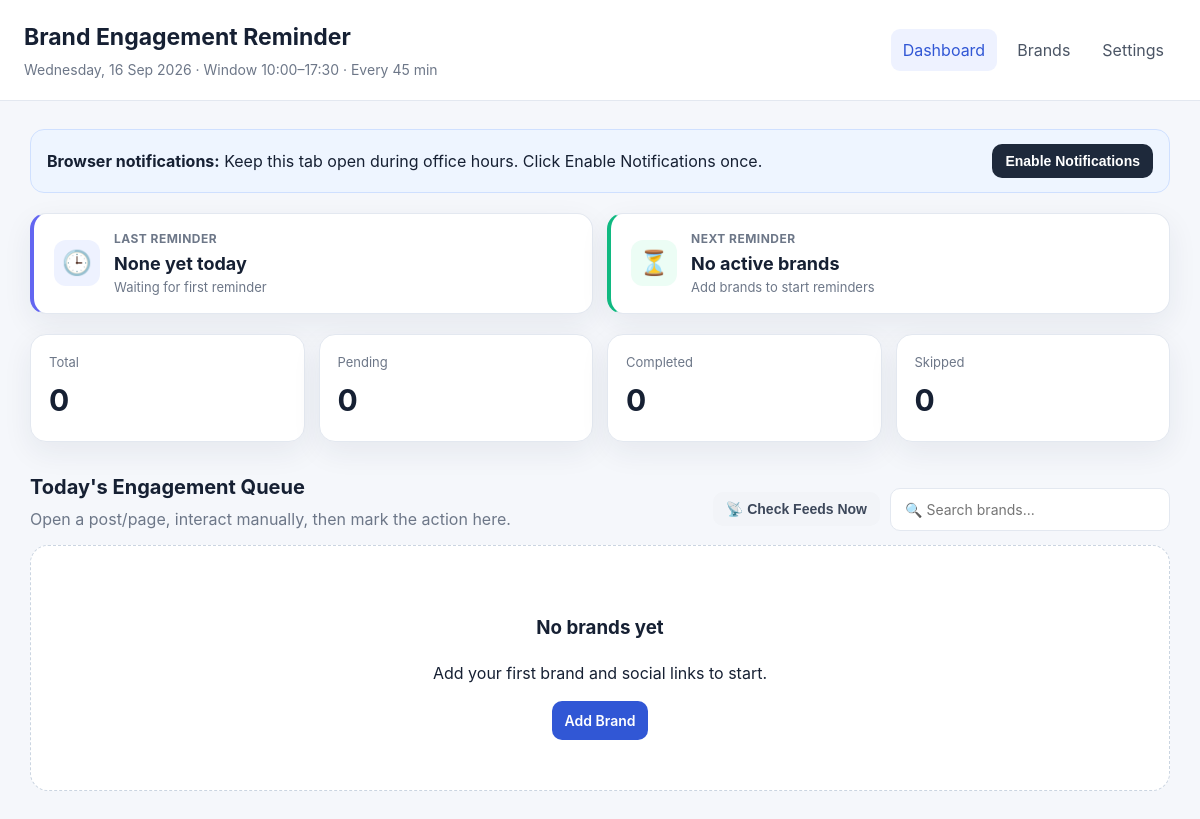
The page / on the database its author committed.
### tables this page shows
CREATE TABLE IF NOT EXISTS settings (
    id TINYINT UNSIGNED PRIMARY KEY,
    window_start TIME NOT NULL DEFAULT '10:00:00',
    window_end TIME NOT NULL DEFAULT '17:30:00',
    reminder_interval_minutes INT UNSIGNED NOT NULL DEFAULT 45,
    browser_poll_seconds INT UNSIGNED NOT NULL DEFAULT 60,
    last_global_reminder_at DATETIME NULL,
    updated_at DATETIME NULL DEFAULT NULL ON UPDATE CURRENT_TIMESTAMP
);

### config.php (called while the page is built, shortened)
<?php
function e(?string $value): string
{
    return htmlspecialchars((string)$value, ENT_QUOTES, 'UTF-8');
}
function getSettings(PDO $pdo): array
{
    $stmt = $pdo->query("SELECT * FROM settings WHERE id = 1 LIMIT 1");
    $settings = $stmt->fetch();
    return $settings;
}

### index.php (the view, shortened to what this page needs)
<?php
require __DIR__ . '/config.php';
$pdo = db();
$settings = getSettings($pdo);
$summaryStmt = $pdo->prepare("SELECT
    COUNT(*) AS total,
    COALESCE(SUM(d.status = 'completed'), 0) AS completed,
    COALESCE(SUM(d.status = 'pending'), 0) AS pending,
    COALESCE(SUM(d.status = 'skipped'), 0) AS skipped
    FROM daily_engagements d
    INNER JOIN brands b ON b.id = d.brand_id
    WHERE d.engagement_date = :today AND b.status = 1");
$summaryStmt->execute(['today' => today()]);
$summary = $summaryStmt->fetch();
$tasksStmt = $pdo->prepare("SELECT d.*, b.name, b.latest_post_url, b.rss_feed_url, b.notes,
        p.title AS tracked_post_title, p.post_url AS tracked_post_url, p.published_at AS tracked_post_published_at,
        s.platform AS tracked_post_platform
    FROM daily_engagements d
    INNER JOIN brands b ON b.id = d.brand_id
    LEFT JOIN brand_posts p ON p.id = (
        SELECT bp.id FROM brand_posts bp WHERE bp.brand_id = b.id ORDER BY bp.published_at DESC, bp.id DESC LIMIT 1
    )
    LEFT JOIN social_links s ON s.id = p.social_link_id
    WHERE d.engagement_date = :today AND b.status = 1
    ORDER BY FIELD(d.status, 'pending','completed','skipped'), b.name ASC");
$tasksStmt->execute(['today' => today()]);
$tasks = $tasksStmt->fetchAll();
$lastRemindedStmt = $pdo->prepare("SELECT d.last_reminded_at, b.name
    FROM daily_engagements d
    INNER JOIN brands b ON b.id = d.brand_id
    WHERE d.engagement_date = :today AND b.status = 1 AND d.last_reminded_at IS NOT NULL
    ORDER BY d.last_reminded_at DESC
    LIMIT 1");
$lastRemindedStmt->execute(['today' => today()]);
$lastReminded = $lastRemindedStmt->fetch();
if ($lastReminded) {
    $lastRemindedTs = strtotime($lastReminded['last_reminded_at']);
    $lastReminderTitle = date('h:i A', $lastRemindedTs) . ' · ' . $lastReminded['name'];
    $minsAgo = max(0, round((time() - $lastRemindedTs) / 60));
    $lastReminderSubtitle = ($minsAgo === 0 ? 'Just now' : ($minsAgo < 60 ? $minsAgo . ' min ago' : round($minsAgo / 60, 1) . ' hr ago'));
} elseif (!empty($settings['last_global_reminder_at']) && date('Y-m-d', strtotime($settings['last_global_reminder_at'])) === today()) {
    $lastRemindedTs = strtotime($settings['last_global_reminder_at']);
    $lastReminderTitle = date('h:i A', $lastRemindedTs);
    $lastReminderSubtitle = 'Earlier today';
} else {
    $lastReminderTitle = 'None yet today';
    $lastReminderSubtitle = 'Waiting for first reminder';
}
$nowTime = date('H:i:s');
$windowStart = $settings['window_start'];
$windowEnd = $settings['window_end'];
$pendingCount = (int)$summary['pending'];
$nextTargetTimestamp = null;
$nextStatus = 'active';
if ($pendingCount === 0) {
    if ((int)$summary['total'] === 0) {
        $nextReminderTitle = 'No active brands';
        $nextReminderSubtitle = 'Add brands to start reminders';
    } else {
        $nextReminderTitle = 'All completed! 🎉';
        $nextReminderSubtitle = 'All pending tasks done for today';
    }
    $nextStatus = 'completed';
} elseif ($nowTime < $windowStart) {
    $nextTargetTimestamp = strtotime(today() . ' ' . $windowStart);
    $nextReminderTitle = date('h:i A', $nextTargetTimestamp);
    $nextReminderSubtitle = 'Window starts at ' . date('h:i A', $nextTargetTimestamp);
    $nextStatus = 'window_pending';
} elseif ($nowTime > $windowEnd) {
    $nextTargetTimestamp = strtotime('+1 day ' . $windowStart);
    $nextReminderTitle = 'Tomorrow ' . date('h:i A', strtotime($windowStart));
    $nextReminderSubtitle = 'Today\'s window closed at ' . date('h:i A', strtotime($windowEnd));
    $nextStatus = 'window_closed';
}
?>
<!doctype html>
<html lang="en">
<head>
    <link rel="stylesheet" href="assets/app.css?v=<?= filemtime(__DIR__ . '/assets/app.css') ?>">
</head>
<body data-poll-seconds="<?= (int)$settings['browser_poll_seconds'] ?>">
<header class="topbar">
    <div>
        <h1>Brand Engagement Reminder</h1>
        <p><?= e(date('l, d M Y')) ?> · Window <?= e(substr($settings['window_start'],0,5)) ?>–<?= e(substr($settings['window_end'],0,5)) ?> · Every <?= (int)$settings['reminder_interval_minutes'] ?> min</p>
    </div>
    <nav>
        <a href="index.php" class="active">Dashboard</a>
        <a href="brands.php">Brands</a>
        <a href="settings.php">Settings</a>
    </nav>
</header>
<main class="container">
    <section class="notice-bar">
        <div>
            <strong>Browser notifications:</strong> Keep this tab open during office hours. Click Enable Notifications once.
        </div>
        <button id="enableNotifications" class="btn btn-dark">Enable Notifications</button>
    </section>
    <section class="reminder-cards-grid">
        <div class="reminder-card last">
            <div class="reminder-card-icon">🕒</div>
            <div class="reminder-card-content">
                <span class="reminder-card-label">Last Reminder</span>
                <strong class="reminder-card-title" id="lastReminderValue"><?= e($lastReminderTitle) ?></strong>
                <span class="reminder-card-sub" id="lastReminderSub"><?= e($lastReminderSubtitle) ?></span>
            </div>
        </div>
        <div class="reminder-card next" id="nextReminderCard" data-target-ts="<?= (int)($nextTargetTimestamp ?? 0) ?>" data-status="<?= e($nextStatus) ?>">
            <div class="reminder-card-icon">⏳</div>
            <div class="reminder-card-content">
                <span class="reminder-card-label">Next Reminder</span>
                <strong class="reminder-card-title" id="nextReminderValue"><?= e($nextReminderTitle) ?></strong>
                <span class="reminder-card-sub" id="nextReminderSub"><?= e($nextReminderSubtitle) ?></span>
            </div>
        </div>
    </section>
    <section class="stats-grid">
        <div class="stat"><span>Total</span><strong><?= (int)$summary['total'] ?></strong></div>
        <div class="stat"><span>Pending</span><strong><?= (int)$summary['pending'] ?></strong></div>
        <div class="stat"><span>Completed</span><strong><?= (int)$summary['completed'] ?></strong></div>
        <div class="stat"><span>Skipped</span><strong><?= (int)$summary['skipped'] ?></strong></div>
    </section>
    <section class="section-head">
        <div>
            <h2>Today's Engagement Queue</h2>
            <p>Open a post/page, interact manually, then mark the action here.</p>
        </div>
        <div class="section-actions">
            <button type="button" id="checkFeedsBtn" class="btn btn-light" title="Check all RSS feeds for new posts right now">📡 Check Feeds Now</button>
            <div class="search-box">
                <input type="search" id="dashboardSearch" placeholder="🔍 Search brands..." autocomplete="off">
            </div>
        </div>
    </section>
    <?php if (!$tasks): ?>
        <div class="empty-state">
            <h3>No brands yet</h3>
            <p>Add your first brand and social links to start.</p>
            <a class="btn btn-primary" href="brands.php">Add Brand</a>
        </div>
    <?php endif; ?>
</main>
</body>
</html>

### assets/app.css (style rules this page uses)
:root { --bg:#f5f7fb;--panel:#fff;--text:#162033;--muted:#6d7788;--border:#e3e8f0;--primary:#3157d5;--primary-dark:#2446b3;--success:#168a5b;--warning:#aa6b00;--danger:#c73b3b;--shadow:0 10px 30px rgba(27,39,70,.07) }
* { box-sizing:border-box }
body { margin:0;background:var(--bg);color:var(--text);font-family:Inter,Segoe UI,Arial,sans-serif;line-height:1.5 }
.topbar { background:#fff;border-bottom:1px solid var(--border);padding:20px max(24px,calc((100vw - 1180px)/2));display:flex;gap:24px;align-items:center;justify-content:space-between;position:sticky;top:0;z-index:10 }
.topbar h1 { margin:0;font-size:23px }
.topbar p { margin:4px 0 0;color:var(--muted);font-size:14px }
.topbar nav { display:flex;gap:8px }
.topbar nav a { color:#4b5565;text-decoration:none;padding:9px 12px;border-radius:9px }
.topbar nav a.active,.topbar nav a:hover { background:#eef2ff;color:var(--primary) }
.container { max-width:1180px;margin:28px auto;padding:0 20px }
.notice-bar { background:#eef5ff;border:1px solid #cfe0ff;border-radius:14px;padding:14px 16px;display:flex;align-items:center;justify-content:space-between;gap:14px;margin-bottom:20px }
.stats-grid { display:grid;grid-template-columns:repeat(4,1fr);gap:14px;margin-bottom:30px }
.stat { background:var(--panel);border:1px solid var(--border);border-radius:16px;padding:18px;box-shadow:var(--shadow) }
.stat span { display:block;color:var(--muted);font-size:13px }
.stat strong { display:block;margin-top:5px;font-size:30px }
.section-head { display:flex;justify-content:space-between;align-items:flex-end;margin-bottom:14px }
.section-head h2,.panel h2 { margin:0 0 5px;font-size:20px }
.section-head p { margin:0;color:var(--muted) }
.btn { appearance:none;border:0;border-radius:10px;padding:9px 13px;font-weight:600;cursor:pointer;text-decoration:none;display:inline-flex;align-items:center;justify-content:center;font-size:14px }
.btn-primary { background:var(--primary);color:#fff }
.btn-dark { background:#1e293b;color:#fff }
.btn-light { background:#f2f4f8;color:#3d485b }
input,textarea,select { display:block;width:100%;margin-top:6px;border:1px solid #ced6e2;border-radius:10px;padding:11px 12px;font:inherit;background:#fff;color:var(--text) }
.empty-state { background:#fff;border:1px dashed #cbd5e1;border-radius:18px;text-align:center;padding:50px 20px }
.search-box { width:280px;max-width:100% }
.search-box input { margin:0;padding:10px 14px;border:1px solid var(--border);border-radius:10px;font-size:14px;background:#fff }
.reminder-cards-grid { display:grid;grid-template-columns:repeat(2,1fr);gap:14px;margin-bottom:20px }
.reminder-card { background:var(--panel);border:1px solid var(--border);border-radius:16px;padding:16px 20px;display:flex;align-items:center;gap:14px;box-shadow:var(--shadow) }
.reminder-card.last { border-left:4px solid #6366f1 }
.reminder-card.next { border-left:4px solid #10b981 }
.reminder-card-icon { font-size:24px;width:46px;height:46px;min-width:46px;display:flex;align-items:center;justify-content:center;border-radius:12px }
.reminder-card.last .reminder-card-icon { background:#eef2ff }
.reminder-card.next .reminder-card-icon { background:#ecfdf5 }
.reminder-card-content { display:flex;flex-direction:column;min-width:0;flex:1 }
.reminder-card-label { font-size:12px;font-weight:700;text-transform:uppercase;letter-spacing:.04em;color:var(--muted) }
.reminder-card-title { font-size:18px;color:var(--text);margin:2px 0 1px;font-weight:700;white-space:nowrap;overflow:hidden;text-overflow:ellipsis }
.reminder-card-sub { font-size:13px;color:var(--muted);white-space:nowrap;overflow:hidden;text-overflow:ellipsis }
.section-actions { display:flex;gap:10px;align-items:center }

### rows shown on the page
settings: window_start "10:00", window_end "17:30", reminder_interval_minutes "45", last_global_reminder_at "None yet today", last_global_reminder_at "Waiting for first reminder"

### other values the page prints
$nextReminderTitle "No active brands"
$nextReminderSubtitle "Add brands to start reminders"
$summary['total'] "0"
$summary['pending'] "0"
$summary['completed'] "0"
$summary['skipped'] "0"
